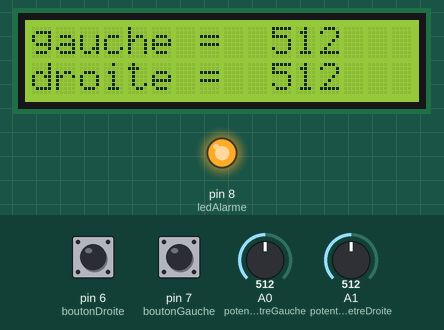
Simulated run of this sketch. Board: Arduino Uno, built with avr-gcc and run on an emulated ATmega328P. Shown: 16×2 character LCD, output pins drawn as LEDs (lit = HIGH). Inputs (shaded band) come from the test bench; at power-on: A1 (potentiometreDroite) = 512, pin 6 (boutonDroite) HIGH, pin 7 (boutonGauche) HIGH, A0 (potentiometreGauche) = 512.

Above: at 1.2 s.
1.3 s: A1 (potentiometreDroite) set to 530
At 1.9 s:
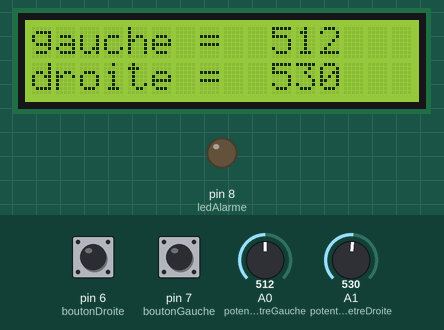
2.8 s: pin 6 (boutonDroite) pulled LOW for 3.2 s
At 5.8 s:
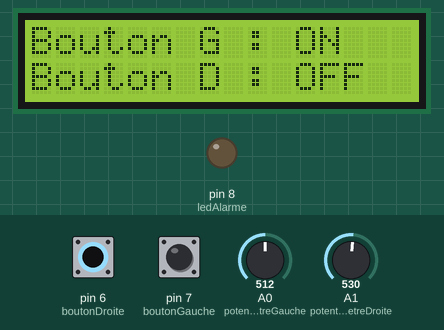
7.5 s: pin 7 (boutonGauche) pulled LOW for 0.15 s
At 7.58 s:
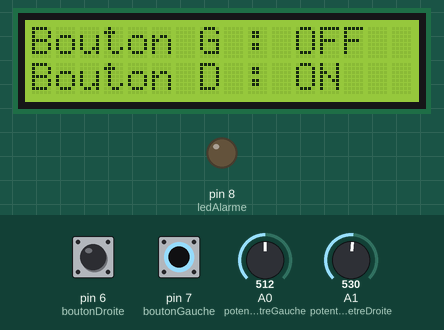
9.1 s: A0 (potentiometreGauche) set to 521
10.6 s: A0 (potentiometreGauche) set to 540
At 11.1 s:
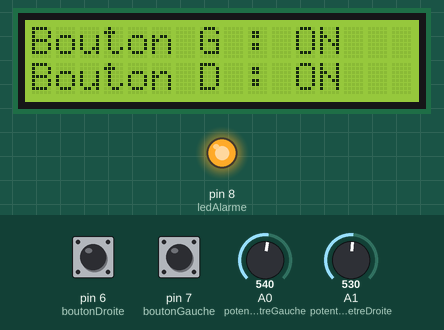
12.1 s: pin 6 (boutonDroite) pulled LOW for 0.15 s
At 12.18 s:
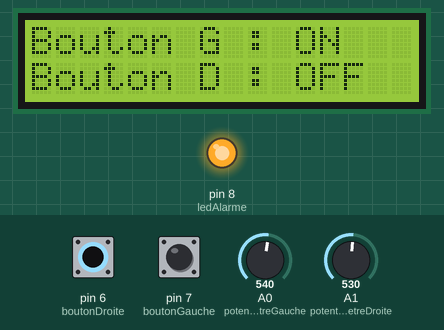
Timing chart, 0 to 14.7 s (numbered marks = the images above; inputs shaded):
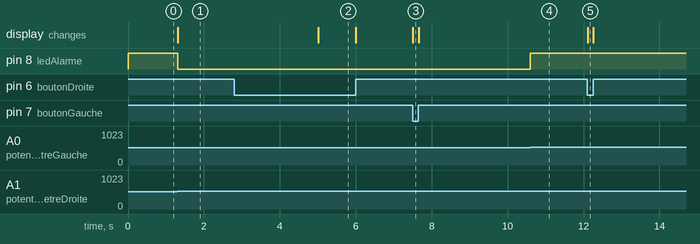

The sketch:

mon_projet1.ino
```cpp
#include "LiquidCrystal.h" // on inclut la librairie

// les branchements
const int boutonGauche = 7; // le bouton de gauche
const int boutonDroite = 6; // le bouton de droite
const int potentiometreGauche = 0; // le potentiomètre de gauche (analogique 0)
const int potentiometreDroite = 1; // le potentiomètre de droite (analogique 1)
const int ledAlarme = 8; // la LED est branché sur la sortie 2

// initialise l'écran avec les bonnes broches
// ATTENTION, REMPLACER LES NOMBRES PAR VOS BRANCHEMENTS À VOUS !
LiquidCrystal lcd(11,10,5,4,3,2);

char messageHaut[16] = ""; // Message sur la ligne du dessus
char messageBas[16] = ""; // Message sur la ligne du dessous

unsigned long temps = 0; // pour garder une trace du temps qui s'écoule
boolean ecran = LOW; // savoir si on affiche les boutons ou les conversions

int etatGauche = LOW; // état du bouton de gauche
int etatDroite = LOW; // état du bouton de droite
int niveauGauche = 0; // conversion du potentiomètre de gauche
int niveauDroite = 0; // conversion du potentiomètre de droite

// les mêmes variables mais "old"
// servant de mémoire pour constater un changement
int etatGauche_old = LOW; // état du bouton de gauche
int etatDroite_old = LOW; // état du bouton de droite
int niveauGauche_old = 0; // conversion du potentiomètre de gauche
int niveauDroite_old = 0; // conversion du potentiomètre de droite

// -------------------------------------------------------------------------

void setup() {
    // réglage des entrées/sorties
    pinMode(boutonGauche, INPUT);
    pinMode(boutonDroite, INPUT);
    digitalWrite(boutonGauche, HIGH);
    digitalWrite(boutonDroite, HIGH);
    pinMode(ledAlarme, OUTPUT);
    digitalWrite(ledAlarme, HIGH);

    // paramétrage du LCD
    lcd.begin(16, 2); // règle la  taille du LCD
    lcd.noBlink(); // pas de clignotement
    lcd.noCursor(); // pas de curseur
    lcd.noAutoscroll(); // pas de défilement
}

void loop() {

    // commence par récupérer les données des boutons et capteurs
    recupererDonnees();

    if(ecran) // quel écran affiche-t'on ? (bouton ou potentiomètre ?)
    {
        if(boutonsChanged()) // si un bouton a changé d'état
            updateEcran();
    }
    else
    {
        if(potarChanged()) // si un potentiomètre a changé d'état
            updateEcran();
    }

    if(niveauDroite > niveauGauche)
        // RAPPEL : piloté à l'état bas donc on allume !
        digitalWrite(ledAlarme, LOW);
    else
        digitalWrite(ledAlarme, HIGH);

    // si ça fait 5s qu'on affiche la même donnée
    if(millis() - temps > 5000)
    {
        ecran = ~ecran;
        lcd.clear();
        updateEcran();
        temps = millis();
    }
}

// -------------------------------------------------------------------------

void recupererDonnees()
{
    // efface les anciens avec les "nouveaux anciens"
    etatGauche_old = etatGauche;
    etatDroite_old = etatDroite;
    niveauGauche_old = niveauGauche;
    niveauDroite_old = niveauDroite;

    etatGauche = digitalRead(boutonGauche);
    etatDroite = digitalRead(boutonDroite);
    niveauGauche = analogRead(potentiometreGauche);
    niveauDroite = analogRead(potentiometreDroite);
}

boolean boutonsChanged()
{
    if(etatGauche_old != etatGauche || etatDroite_old != etatDroite)
        return true;
    else
        return false;
}

boolean potarChanged()
{
    // si un potentiomètre affiche une différence de plus de 2 unités
    // entre ces deux valeurs, alors on met à jour
    if(abs(niveauGauche_old-niveauGauche) > 2 ||
       abs(niveauDroite_old-niveauDroite) > 2)
    {
        return true;
    }
    else
    {
        return false;
    }
}

void updateEcran()
{
    if(ecran)
    {
        // prépare les chaines à mettre sur l'écran
        if(etatGauche)
            sprintf(messageHaut,"Bouton G : ON");
        else
            sprintf(messageHaut,"Bouton G : OFF");
        if(etatDroite)
            sprintf(messageBas,"Bouton D : ON");
        else
            sprintf(messageBas,"Bouton D : OFF");
    }
    else
    {
        // prépare les chaines à mettre sur l'écran
        sprintf(messageHaut,"gauche = %4d", niveauGauche);
        sprintf(messageBas,"droite = %4d", niveauDroite);
    }

    // on envoie le texte
    lcd.clear();
    lcd.setCursor(0,0);
    lcd.print(messageHaut);
    lcd.setCursor(0,1);
    lcd.print(messageBas);
}


/*
void setup()

{
  pinMode(13, OUTPUT);
}

void loop()
{
  digitalWrite(13, HIGH);
  delay(1000); // Wait for 1000 millisecond(s)
  digitalWrite(13, LOW);
  delay(1000); // Wait for 1000 millisecond(s)
}
*/
```

Measured:
- the behaviour switches between 512 and 513 on A1 (potentiometreDroite) (found by bisection; images 0 and 1)
- the behaviour switches between 529 and 530 on A0 (potentiometreGauche) (found by bisection; images 3 and 4)
- after the input at 1.3 s, pin 8 (ledAlarme): HIGH → LOW at once; the display: changes at once (image 1)
- after the input at 2.8 s, the display: changes after 2.2 s (image 2)
- after the input at 7.5 s, the display: changes at once (image 3)
- after the input at 9.1 s, every drawn part: stays the same
- after the input at 10.6 s, pin 8 (ledAlarme): LOW → HIGH at once
- after the input at 12.1 s, the display: changes at once (image 5)
